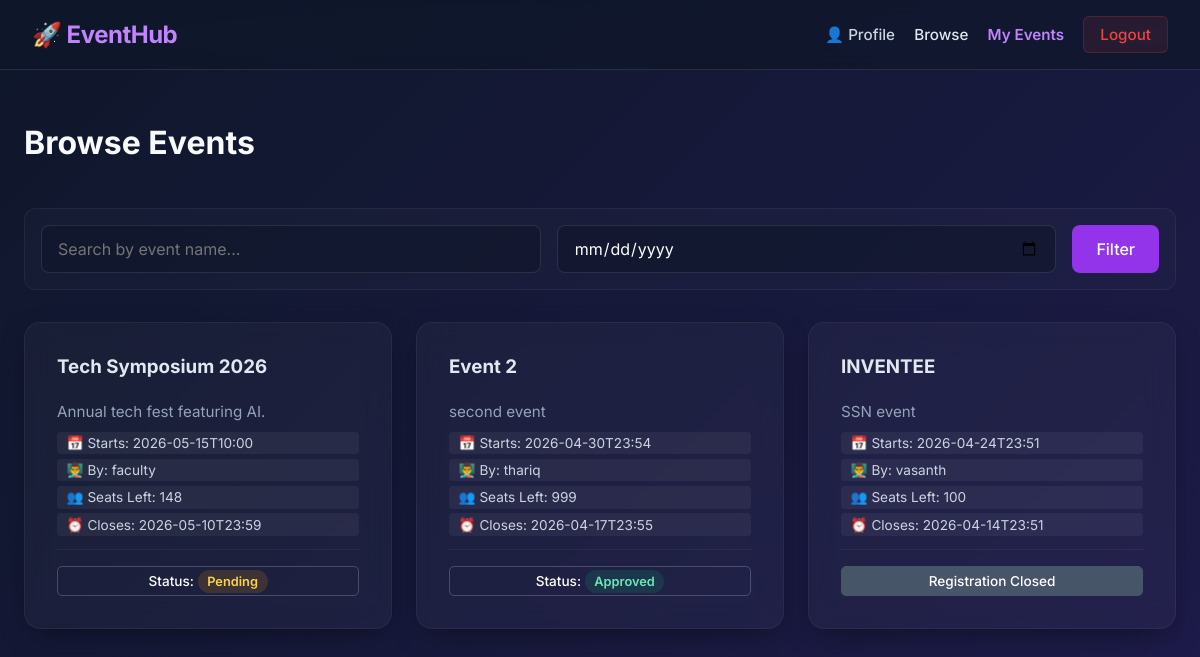
The app's page /student/events (signed in) with its own data.
### tables this page shows
CREATE TABLE events (
            id INTEGER PRIMARY KEY AUTOINCREMENT,
            faculty_id INTEGER NOT NULL,
            title TEXT NOT NULL,
            description TEXT NOT NULL,
            date_time TEXT NOT NULL,
            venue TEXT NOT NULL,
            max_participants INTEGER NOT NULL,
            deadline TEXT NOT NULL,
            FOREIGN KEY (faculty_id) REFERENCES users (id)
        );

CREATE TABLE users (
            id INTEGER PRIMARY KEY AUTOINCREMENT,
            username TEXT UNIQUE NOT NULL,
            password TEXT NOT NULL,
            role TEXT NOT NULL
        );

CREATE TABLE registrations (
            id INTEGER PRIMARY KEY AUTOINCREMENT,
            event_id INTEGER NOT NULL,
            student_id INTEGER NOT NULL,
            status TEXT NOT NULL DEFAULT 'Pending',
            FOREIGN KEY (event_id) REFERENCES events (id),
            FOREIGN KEY (student_id) REFERENCES users (id),
            UNIQUE(event_id, student_id)
        );

### app.py (the view)
@app.route('/student/events')
def student_events():
    if session.get('role') != 'student': return redirect(url_for('home'))
    search_q = request.args.get('search', '').lower()
    date_f = request.args.get('date_filter', '')
    conn = get_db_connection()
    events_raw = conn.execute('''
        SELECT e.*, u.username as faculty_name
        FROM events e JOIN users u ON e.faculty_id = u.id
        ORDER BY e.date_time DESC
    ''').fetchall()
    my_regs = conn.execute("SELECT event_id, status FROM registrations WHERE student_id = ?", (session['user_id'],)).fetchall()
    reg_map = {r['event_id']: r['status'] for r in my_regs}
    events_processed = []
    now_iso = datetime.now().isoformat()
    for er in events_raw:
        filled = conn.execute("SELECT COUNT(*) FROM registrations WHERE event_id = ? AND status != 'Rejected'", (er['id'],)).fetchone()[0]
        if search_q and search_q not in er['title'].lower() and search_q not in er['description'].lower() and search_q not in er['faculty_name'].lower():
            continue
        if date_f and not er['date_time'].startswith(date_f):
            continue
        e_dict = dict(er)
        e_dict['seats_left'] = e_dict['max_participants'] - filled
        e_dict['assigned_status'] = reg_map.get(e_dict['id'])
        e_dict['deadline_passed'] = now_iso > e_dict['deadline']
        events_processed.append(e_dict)
    conn.close()
    return render_template('student_events.html', events=events_processed, search_q=search_q, date_f=date_f)

### app.py (called while the page is built)
def get_db_connection():
    if DATABASE_URL:
        import psycopg2
        conn = psycopg2.connect(DATABASE_URL)
        return DBWrapper(conn, 'postgres')
    else:
        conn = sqlite3.connect('eventhub_v3.db', check_same_thread=False)
        conn.row_factory = sqlite3.Row
        return DBWrapper(conn, 'sqlite')

    def execute(self, query, args=()):
        if self.db_type == 'postgres':
            import psycopg2.extras
            cur = self.conn.cursor(cursor_factory=psycopg2.extras.DictCursor)
            query = query.replace('?', '%s')
        else:
            cur = self.conn.cursor()
        cur.execute(query, args)
        return cur

    def close(self):
        self.conn.close()

### templates/student_events.html
{% extends 'layout.html' %}
{% block content %}
<div class="header-flex">
    <h1>Browse Events</h1>
</div>
<form class="filter-bar" method="GET" action="{{ url_for('student_events') }}">
    <input type="text" name="search" class="form-control" placeholder="Search by event name..." value="{{ search_q }}">
    <input type="date" name="date_filter" class="form-control" value="{{ date_f }}">
    <button type="submit" class="btn">Filter</button>
</form>
<div class="events-grid">
    {% for e in events %}
    <div class="glass-card event-card">
        <h3>{{ e.title }}</h3>
        <p style="margin-bottom: 0.5rem;">{{ e.description }}</p>
        <div class="meta-info">
            <span>📅 Starts: {{ e.date_time }}</span>
            <span>👨‍🏫 By: {{ e.faculty_name }}</span>
            <span>👥 Seats Left: {{ e.seats_left }}</span>
            <span>⏰ Closes: {{ e.deadline }}</span>
        </div>
        <div style="margin-top: auto; padding-top: 1rem; border-top: 1px solid rgba(255,255,255,0.05);">
            {% if e.deadline_passed %}
                <button class="btn btn-small" style="width: 100%; background: #475569; border: 1px solid #475569; cursor: not-allowed;" disabled>Registration Closed</button>
            {% elif e.assigned_status %}
                <button class="btn btn-small btn-outline" style="width: 100%; cursor: default;">Status: <span class="status-badge status-{{ e.assigned_status }}">{{ e.assigned_status }}</span></button>
            {% elif e.seats_left <= 0 %}
                <button class="btn btn-small" style="width: 100%; background: #475569; border: 1px solid #475569; cursor: not-allowed;" disabled>Event Full</button>
            {% else %}
                <form action="{{ url_for('student_register', event_id=e.id) }}" method="POST">
                    <button class="btn btn-small" style="width: 100%;">Register Now</button>
                </form>
            {% endif %}
        </div>
    </div>
    {% else %}
    <p style="color:#94a3b8;">No events match your criteria.</p>
    {% endfor %}
</div>
{% endblock %}

### templates/layout.html (shortened to what this page needs)
<!DOCTYPE html>
<html lang="en">
<head>
    <link rel="stylesheet" href="{{ url_for('static', filename='style.css') }}">
</head>
<body>
    <nav>
        <a href="{{ url_for('home') }}" class="brand">🚀 EventHub</a>
        <div class="links">
            {% if session.get('user_id') %}
                <a href="{{ url_for('profile') }}" style="color: #cbd5e1;">👤 Profile</a>
                {% if session.get('role') == 'faculty' %}
                    <a href="{{ url_for('faculty_dashboard') }}" style="color: #c084fc; font-weight: 600;">Dash</a>
                {% else %}
                    <a href="{{ url_for('student_events') }}">Browse</a>
                    <a href="{{ url_for('student_dashboard') }}" style="color: #c084fc; font-weight: 600;">My Events</a>
                {% endif %}
                <a href="{{ url_for('logout') }}" class="btn-logout">Logout</a>
            {% else %}
                <a href="{{ url_for('login') }}">Login</a>
                <a href="{{ url_for('signup') }}" style="color: #6ee7b7; font-weight: 600;">Sign Up</a>
            {% endif %}
        </div>
    </nav>
    <div class="container">
        {% block content %}{% endblock %}
    </div>
</body>
</html>

### static/style.css (style rules this page uses)
html, body { margin: 0; padding: 0; font-family: 'Inter', sans-serif; background: linear-gradient(135deg, #0f172a 0%, #1e1b4b 100%); color: #f8fafc; min-height: 100vh; }
nav { background: rgba(15, 23, 42, 0.7); backdrop-filter: blur(10px); border-bottom: 1px solid rgba(255, 255, 255, 0.1); padding: 1rem 2rem; display: flex; justify-content: space-between; align-items: center; position: sticky; top: 0; z-index: 50; }
nav .brand { font-size: 1.5rem; font-weight: 700; color: #c084fc; text-decoration: none; letter-spacing: -0.5px; }
nav .links { display: flex; gap: 1.2rem; align-items: center; }
nav .links a { color: #e2e8f0; text-decoration: none; font-size: 0.95rem; font-weight: 500; transition: color 0.2s; }
.btn-logout { background: rgba(239, 68, 68, 0.1); color: #ef4444 !important; padding: 0.5rem 1rem; border-radius: 6px; border: 1px solid rgba(239, 68, 68, 0.2); }
.container { max-width: 1200px; margin: 2rem auto; padding: 0 1.5rem; }
.glass-card { background: rgba(255, 255, 255, 0.03); backdrop-filter: blur(12px); border: 1px solid rgba(255, 255, 255, 0.05); border-radius: 16px; padding: 2rem; box-shadow: 0 10px 30px -10px rgba(0, 0, 0, 0.5); transition: transform 0.3s ease; }
.form-control { width: 100%; padding: 0.75rem 1rem; background: rgba(15, 23, 42, 0.6); border: 1px solid rgba(255, 255, 255, 0.1); border-radius: 8px; color: #fff; box-sizing: border-box; font-family: inherit; font-size: 1rem; }
.btn { display: inline-block; background: #9333ea; color: #fff; padding: 0.75rem 1.5rem; border: none; border-radius: 8px; font-size: 1rem; font-weight: 500; cursor: pointer; transition: 0.2s; text-align: center; text-decoration: none; font-family: inherit; }
.btn-small { padding: 0.4rem 0.8rem; font-size: 0.85rem; border-radius: 5px; }
.btn-outline { background: transparent; border: 1px solid rgba(255,255,255,0.2); }
.events-grid { display: grid; grid-template-columns: repeat(auto-fill, minmax(320px, 1fr)); gap: 1.5rem; margin-top: 1.5rem; }
.event-card { display: flex; flex-direction: column; position: relative; }
.event-card h3 { margin: 0 0 0.5rem 0; color: #e2e8f0; }
.event-card p { color: #94a3b8; line-height: 1.5; flex-grow: 1; font-size: 0.95rem; }
.meta-info { font-size: 0.85rem; color: #cbd5e1; margin-bottom: 0.8rem; display: flex; flex-direction: column; gap: 0.3rem; }
.meta-info span { background: rgba(255,255,255,0.05); padding: 0.2rem 0.6rem; border-radius: 4px; }
.status-badge { padding: 0.25rem 0.6rem; border-radius: 999px; font-size: 0.8rem; font-weight: 600; }
.status-Pending { background: rgba(245, 158, 11, 0.15); color: #fcd34d; }
.status-Approved { background: rgba(16, 185, 129, 0.15); color: #6ee7b7; }
.header-flex { display: flex; justify-content: space-between; align-items: center; margin-bottom: 1.5rem; flex-wrap: wrap; gap: 1rem; }
.filter-bar { display: flex; gap: 1rem; margin-bottom: 2rem; flex-wrap: wrap; background: rgba(255,255,255,0.02); padding: 1rem; border-radius: 12px; border: 1px solid rgba(255,255,255,0.05); }
.filter-bar input { flex: 1; min-width: 200px; margin: 0; }

### records on screen
events: title "Tech Symposium 2026", description "Annual tech fest featuring AI.", date_time "2026-05-15T10:00", deadline "2026-05-10T23:59"
users: faculty_name "faculty"
registrations: assigned_status "Pending"
events: title "Event 2", description "second event", date_time "2026-04-30T23:54", deadline "2026-04-17T23:55"
users: faculty_name "thariq"
registrations: assigned_status "Approved"
events: title "INVENTEE", description "SSN event", date_time "2026-04-24T23:51", faculty_name "vasanth", seats_left "100", deadline "2026-04-14T23:51", shows "Registration Closed"

### other values on screen
{{ e.seats_left }} "148" "999"
